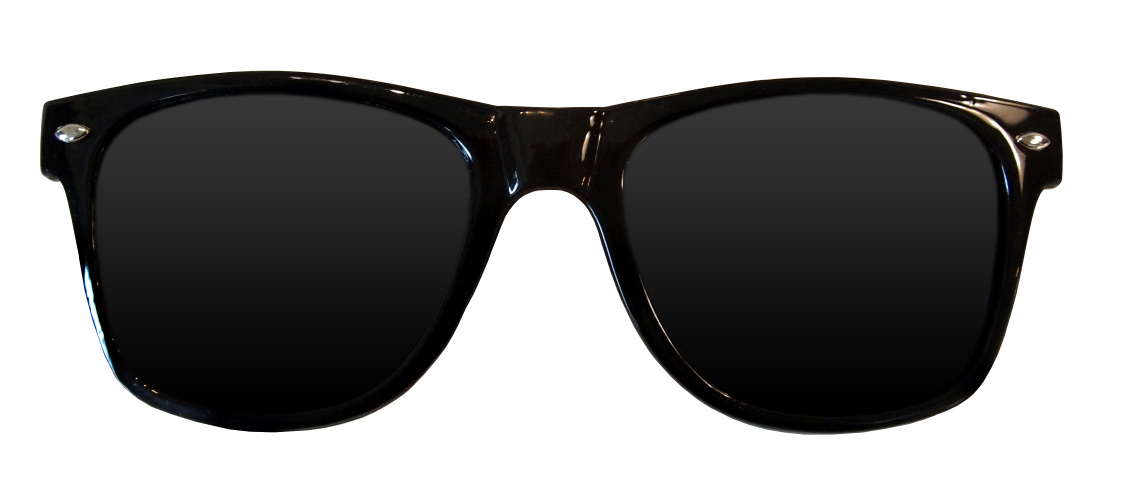
#> input picture 027 Instagram Filter/glasses.png, 3381 x 1494 px, given in place of 001.mp4, which was not available (shown at 1/3 size)
$ python 005_exploringBlurFilters.py
#> lines starting #> are read from the running program, lines starting #| are printed output that depends on the picture; pictures that were not available may be replaced by others from this repository, and a replacement may not be noted
'''
Created by LynxDigital
Please give credits for the code if used ^.^
Feel free to reach out for collabs/assistance!

YouTube: https://www.youtube.com/channel/UCJ7GIy9ArKLwxcLqw0j4e6w
Telegram: t.me/nikileeyyxx

Episode 5 - Exploring Blur Filters
(1) Homogenous Blur
(2) Gaussian Blur
(3) Median Blur
(4) Bilaterial Filter
______________________________
'''

import cv2

#capture = cv2.VideoCapture(0)
capture = cv2.VideoCapture("Road Clips/001.mp4")

while True:
    isSuccessful, frame = capture.read()
#> frame is the input picture: shape (1494, 3381, 3); mean B, G, R 141.9, 142.2, 142.4

    if isSuccessful:
        grayFrame = cv2.cvtColor(frame, cv2.COLOR_BGR2GRAY)

        blurFrame = cv2.blur(grayFrame, (25,25))
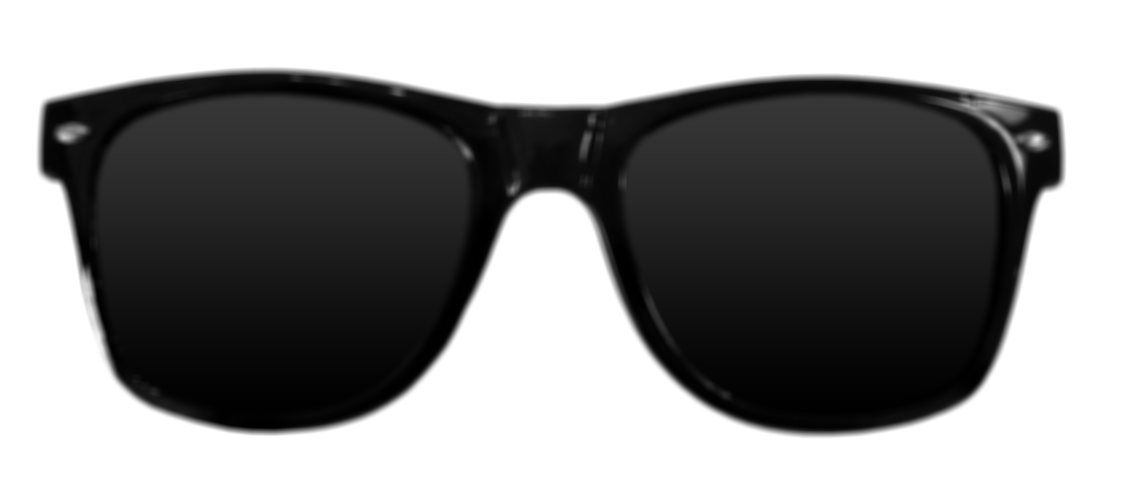
#> blurFrame: shape (1494, 3381) (shown at 1/3 size); min 0, max 255, mean 142.2
        medianBlur = cv2.medianBlur(grayFrame, 5)
        gaussBlur = cv2.GaussianBlur(grayFrame,  (25,25), 0)
        bilatBlur = cv2.bilateralFilter(grayFrame, 9, 75, 75)

        mergeFrame = cv2.hconcat([
            cv2.vconcat([blurFrame, medianBlur]),
            cv2.vconcat([gaussBlur, bilatBlur])
            ])
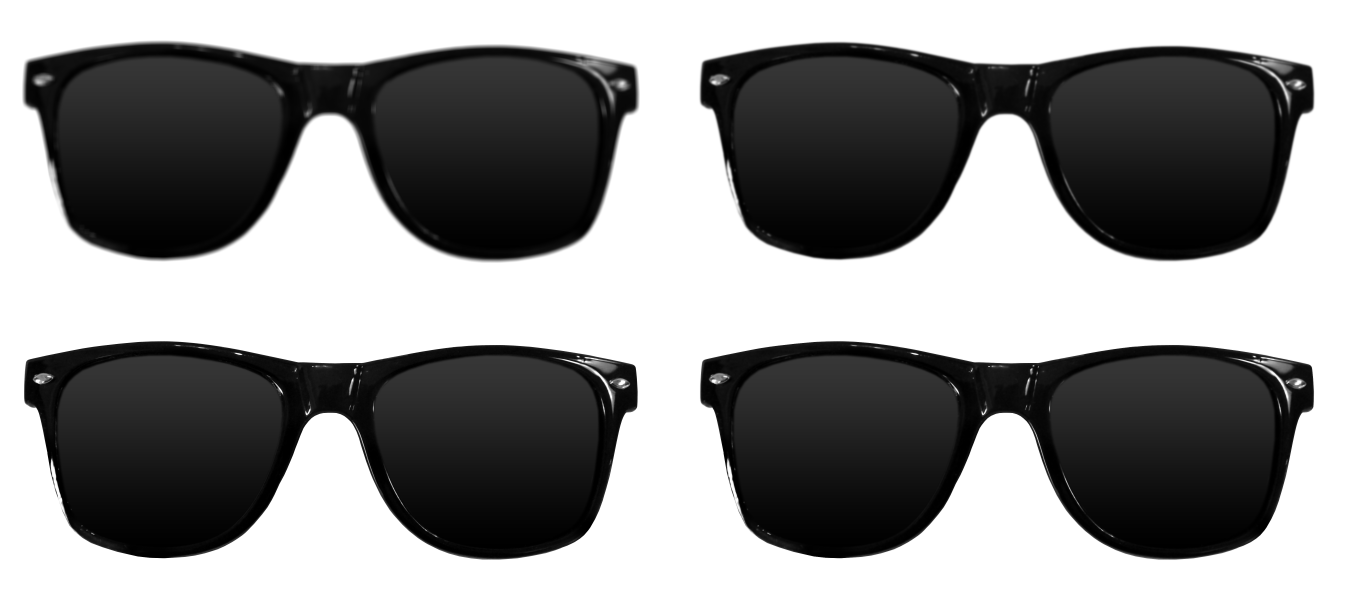
#> mergeFrame: shape (2988, 6762) (shown at 1/5 size); min 0, max 255, mean 142.2

        percentScale = 0.2
        widthFrame = int(mergeFrame.shape[1] * percentScale)
#> widthFrame = 1352
        heightFrame = int(mergeFrame.shape[0] * percentScale)
#> heightFrame = 597
        dimensionFrame = (widthFrame, heightFrame)
#> dimensionFrame = (1352, 597)
        scaledFrame = cv2.resize(mergeFrame, dimensionFrame, interpolation =cv2.INTER_AREA)
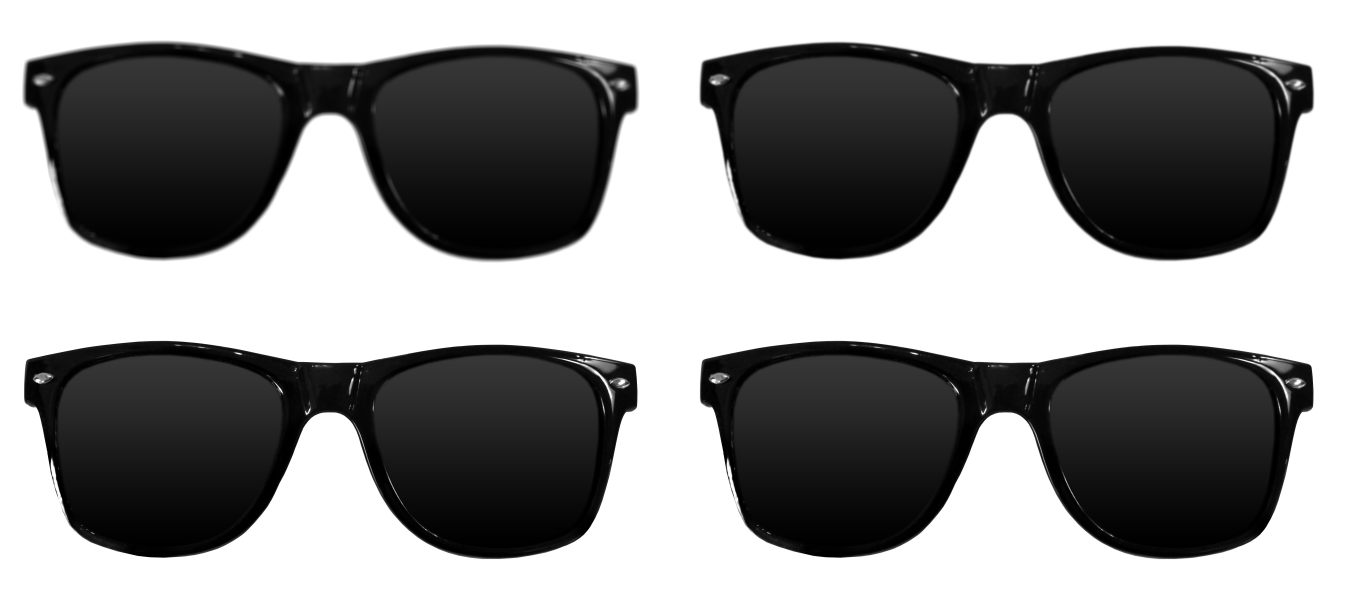
#> scaledFrame: shape (597, 1352); min 0, max 255, mean 142.2

        cv2.imshow("Blured Frame Compilation", scaledFrame)

    else:
        break

    if cv2.waitKey(60) == ord('q'):
#> (key q is pressed here)
        break

capture.release()
cv2.destroyAllWindows()

$ run again, on 027 Instagram Filter/hat.png
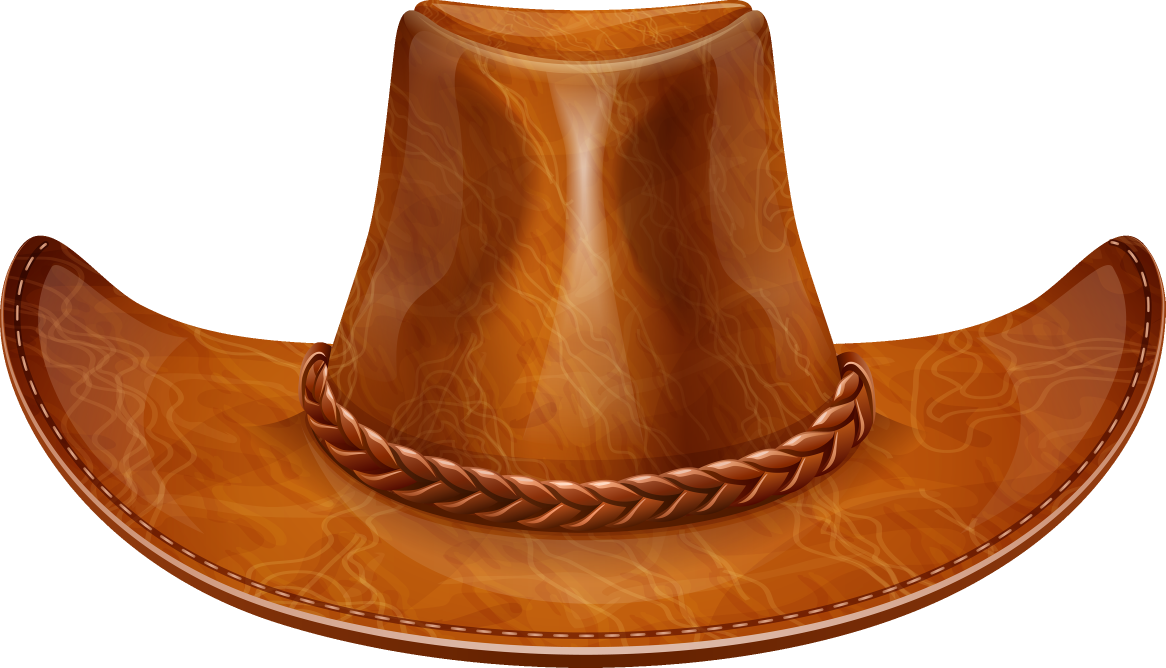
#> input picture 027 Instagram Filter/hat.png, 3497 x 2004 px, given in place of 001.mp4, which was not available (shown at 1/3 size)
#> frame is the input picture: shape (2004, 3497, 3); mean B, G, R 116.9, 148.4, 198
#> `blurFrame = cv2.blur(grayFrame, (25,25))`:
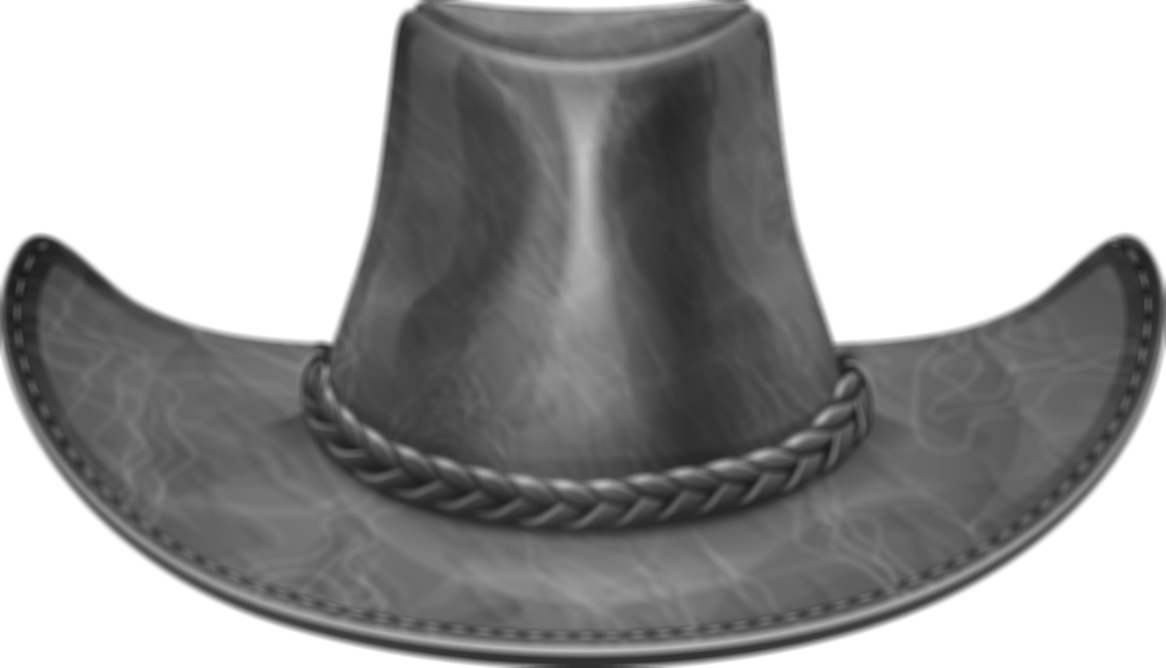
#> blurFrame: shape (2004, 3497) (shown at 1/3 size); min 24, max 255, mean 159.6
#> `mergeFrame = cv2.hconcat([ cv2.vconcat([blurFrame, medianBlur]), cv2.v..`:
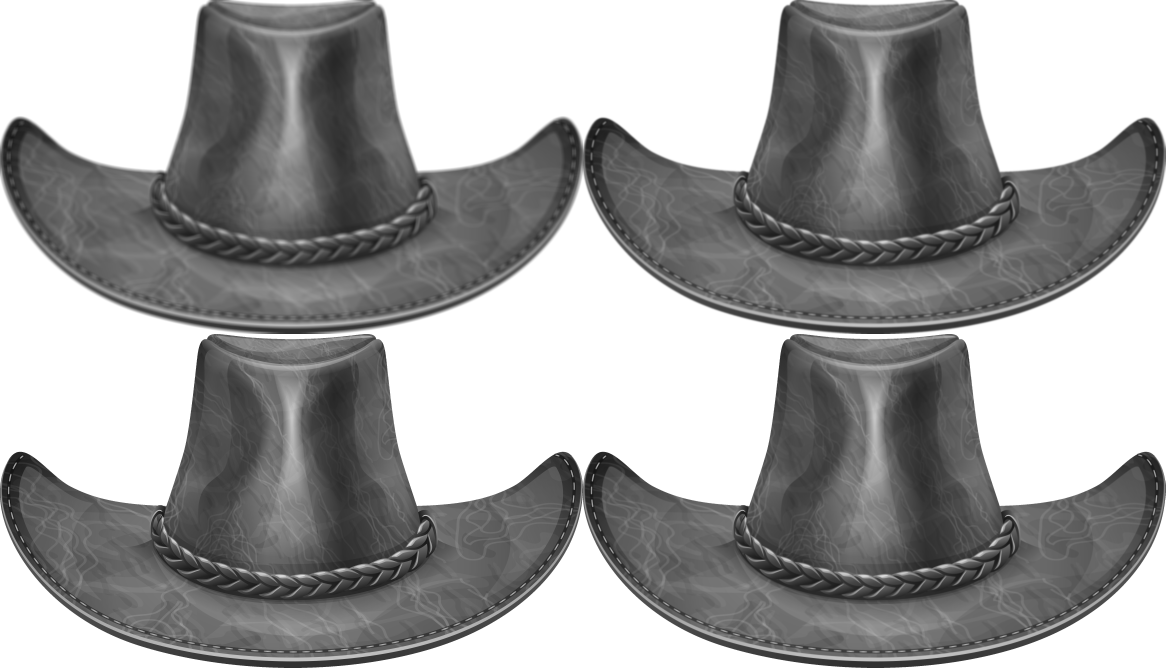
#> mergeFrame: shape (4008, 6994) (shown at 1/6 size); min 20, max 255, mean 159.6
